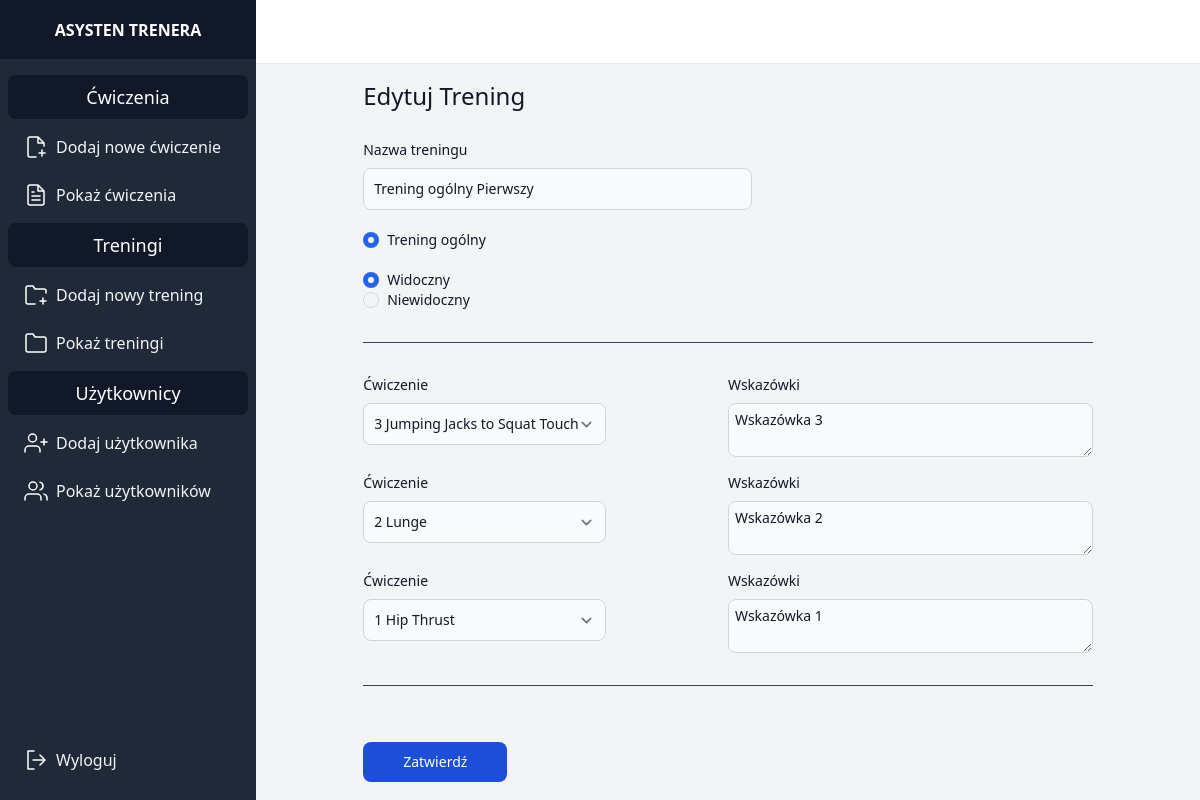
The app's page /training/general/edit/1 (signed in) with its own data.
### trener/models.py (models this page shows, shortened)
class GeneralWorkout(models.Model):
    id = models.AutoField(primary_key=True)
    title = models.CharField(max_length=100)
    exercises = models.ManyToManyField('Exercise', through='WorkoutExercise')
    visibility = models.BooleanField()

class WorkoutExercise(models.Model):
    id = models.AutoField(primary_key=True)
    general_workout = models.ForeignKey('GeneralWorkout', on_delete=models.CASCADE, null=True, blank=True)
    personal_workout = models.ForeignKey('PersonalWorkout', on_delete=models.CASCADE, null=True, blank=True)
    exercise = models.ForeignKey('Exercise', on_delete=models.CASCADE)
    comment = models.TextField(blank=True, null=True)

class Exercise(models.Model):
    id = models.AutoField(primary_key=True)
    title = models.CharField(max_length=100)
    short_description = models.TextField()
    image = models.ImageField(upload_to=exercise_directory_path, blank=True, null=True)
    video_link = models.URLField(blank=True, null=True)
    html_content = models.TextField()
    type = models.ForeignKey(ExerciseType, on_delete=models.CASCADE)
    language = models.ForeignKey(ExerciseLanguage, on_delete=models.CASCADE)

### trener/views.py (the view, shortened to what this page needs)
# urls.py: path('training/general/edit/<id>', views.edit_general_training, name='edit_general_training'),
@login_required
@csrf_protect
def edit_general_training(request, id):
    training = get_object_or_404(GeneralWorkout, id=id)
    workout_exercises = WorkoutExercise.objects.filter(general_workout_id=id)
    exercises = Exercise.objects.all()
    return render(request, 'edit_training.html', {'training': training, 'workout_exercises': workout_exercises, 'exercises': exercises})

### trener_style/templates/edit_training.html (shortened to what this page needs)
{% extends 'base.html' %}
{% load static %}
{% block content %}
    <form class="mx-auto mb-2 w-4/5 items-center" method="post" enctype="multipart/form-data">
        <div>
            <p class="font-medium text-gray-900 text-2xl mb-7">
                Edytuj Trening
            </p>
        </div>
        <div class="flex-1 w-2/3">
            <div class="mb-5 w-4/5">
                <label for="id_title" class="block mb-2 text-sm font-medium text-gray-900">Nazwa treningu</label>
                <input name="title" class="w-full bg-gray-50 border border-gray-300 text-gray-900 text-sm rounded-lg focus:ring-blue-500 focus:border-blue-500 block p-2.5" value="{{ training.title }}">
            </div>
            <div class="mb-5 w-4/5">
                {% if not training.workout_date %}
                <div class="flex items-center">
                    <input checked disabled id="general-training-radio" type="radio" value="general" name="training-type" class="w-4 h-4 text-blue-600 bg-gray-100 border-gray-300 focus:ring-blue-500 focus:ring-2">
                    <label for="general-training-radio" class="ms-2 text-sm font-medium text-gray-900">Trening ogólny</label>
                </div>
                {% endif %}
            </div>
            <div class="mb-5 w-4/5">
                <div class="flex items-center">
                    <input {% if training.visibility %} checked {% endif %} id="visible-yes-radio" type="radio" value="yes" name="visible-radio" class="w-4 h-4 text-blue-600 bg-gray-100 border-gray-300 focus:ring-blue-500 focus:ring-2">
                    <label for="visible-yes-radio" class="ms-2 text-sm font-medium text-gray-900">Widoczny</label>
                </div>
                <div class="flex items-center">
                    <input {% if not training.visibility %} checked {% endif %} id="visible-no-radio" type="radio" value="no" name="visible-radio" class="w-4 h-4 text-blue-600 bg-gray-100 border-gray-300 focus:ring-blue-500 focus:ring-2">
                    <label for="visible-no-radio" class="ms-2 text-sm font-medium text-gray-900">Niewidoczny</label>
                </div>
            </div>
        </div>
        <hr class="h-px mx-auto w-full my-8 bg-gray-700 border-0">
        <div id="exercises-container" class="space-y-4 flex flex-col">
            {% for workout_exercise in workout_exercises %}
            <div class="flex flex-row justify-between" id="exercise-{{ workout_exercise.id }}">
                <div class="w-1/3">
                    <label for="exercise-list-{{ workout_exercise.id }}" class="block mb-2 text-sm font-medium text-gray-900">Ćwiczenie</label>
                    <select name="exercise-id-{{ workout_exercise.id }}" id="exercise-list-{{ workout_exercise.id }}" class="w-full bg-gray-50 border border-gray-300 text-gray-900 text-sm rounded-lg focus:ring-blue-500 focus:border-blue-500 block p-2.5">
                        {% for exercise in exercises %}
                            <option value="{{ exercise.id }}" {% if workout_exercise.exercise.id == exercise.id %} selected {% endif %}>{{ exercise.id }} {{ exercise.title }}</option>
                        {% endfor %}
                    </select>
                </div>
                <div class="w-1/2">
                    <label for="tips-{{ workout_exercise.id }}" class="block mb-2 text-sm font-medium text-gray-900">Wskazówki</label>
                    <textarea name="exercise-tips-{{ workout_exercise.id }}" id="tips-{{ workout_exercise.id }}" class="w-full block p-1.5 text-sm text-gray-900 bg-gray-50 rounded-lg border border-gray-300 focus:ring-blue-500 focus:border-blue-500" rows="2">{{ workout_exercise.comment }}</textarea>
                </div>
            </div>
            {% endfor %}
        </div>
        <hr class="h-px mx-auto w-full my-8 bg-gray-700 border-0">
        <div class="flex flex-row">
            <div class="flex justify-center mr-auto">
                <button type="submit" class="bg-blue-700 hover:bg-blue-900 inline-flex items-center px-10 py-2.5 mt-4 sm:mt-6 text-sm font-medium text-center text-white rounded-lg focus:ring-4 focus:ring-primary-200 hover:bg-primary-800">
                    Zatwierdź
                </button>
            </div>
        </div>
    </form>
{% endblock %}

### records on screen
GeneralWorkout: title "Trening ogólny Pierwszy", visibility "☑ Widoczny", visibility "☐ Niewidoczny"
WorkoutExercise: exercise+id "3 Jumping Jacks to Squat Touch", id "Wskazówka 3"
WorkoutExercise: exercise+id "2 Lunge", id "Wskazówka 2"
WorkoutExercise: exercise+id "1 Hip Thrust", id "Wskazówka 1"
